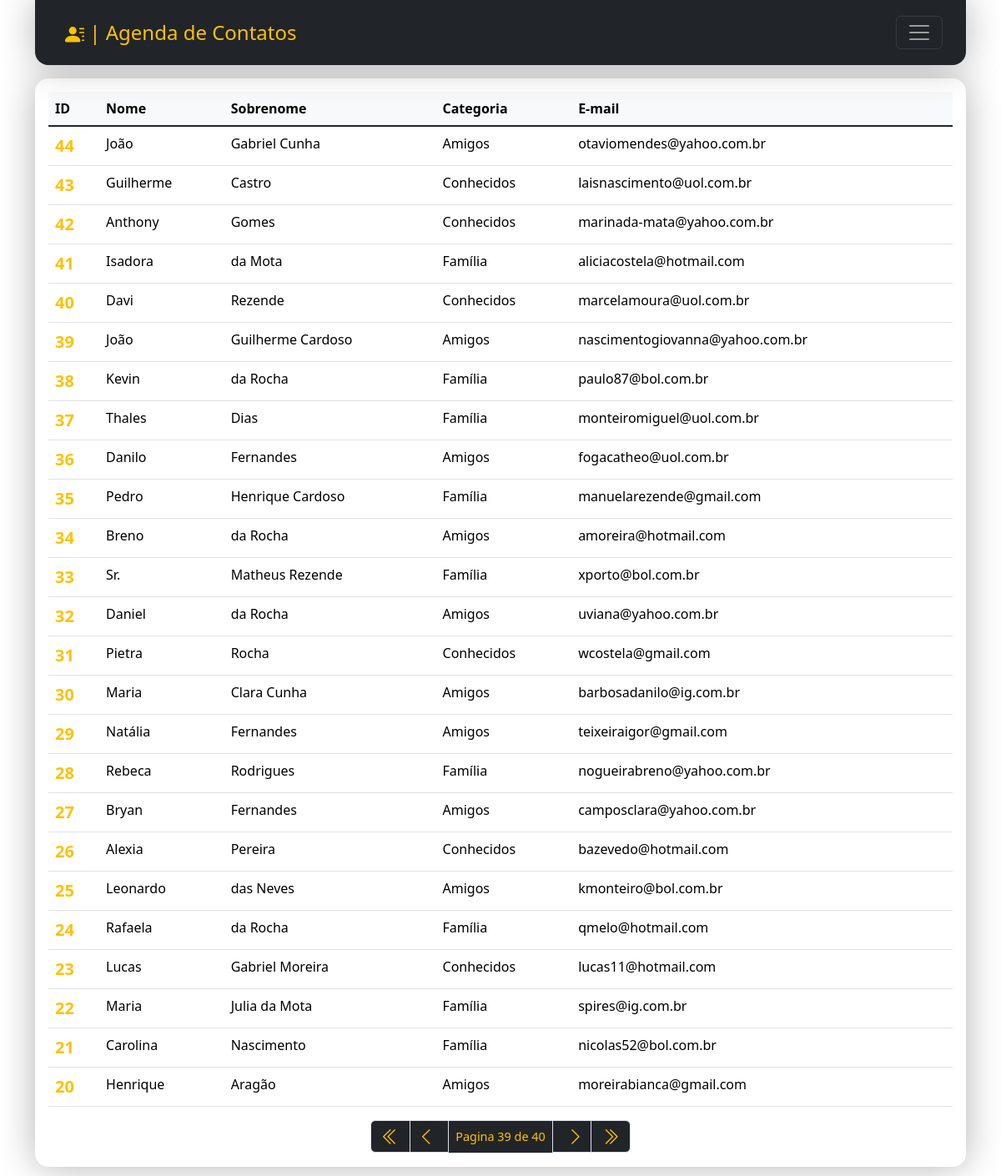
Page /?page=39&q= on the committed database.
### contact/models.py (models this page shows, shortened)
class Contact(models.Model):
    first_name = models.CharField(max_length=50)
    last_name = models.CharField(max_length=50, blank=True)
    phone = models.CharField(max_length=50)
    email = models.EmailField(max_length=254, blank=True)
    created_date = models.DateTimeField(default=timezone.now)
    description = models.TextField(blank=True)
    show = models.BooleanField(default=True)
    picture = models.ImageField(blank=True, upload_to='pictures/%Y/%m/')
    category = models.ForeignKey(
        Category,
        on_delete=models.SET_NULL,
        blank=True, null=True
    )
    owner = models.ForeignKey(
        User,
        on_delete=models.SET_NULL,
        blank=True, null=True
    )

class Category(models.Model):
    class Meta:
        verbose_name = 'Category'
        verbose_name_plural = 'Categories'
    name = models.CharField(max_length=50)
    def __str__(self) -> str:
        return self.name

### contact/views/contact_views.py (the view)
# urls.py: path('', views.index, name='index'),
def index(request):
    contacts = Contact.objects\
        .filter(show=True)\
        .order_by('-id')
    paginator = Paginator(contacts, 25)
    page_number = request.GET.get("page")
    page_obj = paginator.get_page(page_number)
    context = {
        'page_obj': page_obj,
        'site_title': 'Contatos',
    }
    return render(
        request,
        'contact/index.html',
        context
    )

### contact/templates/contact/index.html (shortened to what this page needs)
{% extends "global/base.html" %}
{% block corpo %}
<div class="w-100 mx-3 mt-3 table-responsive">
    {% if page_obj %}
    <table class=" table table-hover">
        <thead class="table-light">
          <tr>
            <th scope="col">ID</th>
            <th scope="col">Nome</th>
            <th scope="col">Sobrenome</th>
            <th scope="col">Categoria</th>
            <th scope="col">E-mail</th>
          </tr>
        </thead>
        <tbody class="table-group-divider">
            {% for contact in page_obj %}
                    <tr>
                        <th scope="row">
                            <a
                            class="link-warning link-offset-2 link-underline-opacity-0 link-underline-opacity-100-hover fs-5"
                            href=" {% url "contact:contact" contact.id %} "
                            >
                                {{contact.id}}
                            </a>
                        </th>
                        <td>
                            {{contact.first_name}}
                        </td>
                        <td>
                            {{contact.last_name}}
                        </td>
                        <td>
                            {{contact.category}}
                        </td>
                        <td>
                            {{contact.email}}
                        </td>
                    </tr>
            {% endfor %}
        </tbody>
      </table>
{% endif %}
{% endblock corpo %}

### rows in the picture
Contact: id "44", first_name "João", last_name "Gabriel Cunha", category "Amigos", email "otaviomendes@yahoo.com.br"
Contact: id "43", first_name "Guilherme", last_name "Castro", category "Conhecidos", email "laisnascimento@uol.com.br"
Contact: id "42", first_name "Anthony", last_name "Gomes", category "Conhecidos", email "marinada-mata@yahoo.com.br"
Contact: id "41", first_name "Isadora", last_name "da Mota", category "Família", email "aliciacostela@hotmail.com"
Contact: id "40", first_name "Davi", last_name "Rezende", category "Conhecidos", email "marcelamoura@uol.com.br"
Contact: id "39", first_name "João", last_name "Guilherme Cardoso", category "Amigos", email "nascimentogiovanna@yahoo.com.br"
Contact: id "38", first_name "Kevin", last_name "da Rocha", category "Família", email "paulo87@bol.com.br"
Contact: id "37", first_name "Thales", last_name "Dias", category "Família", email "monteiromiguel@uol.com.br"
Contact: id "36", first_name "Danilo", last_name "Fernandes", category "Amigos", email "fogacatheo@uol.com.br"
Contact: id "35", first_name "Pedro", last_name "Henrique Cardoso", category "Família", email "manuelarezende@gmail.com"
Contact: id "34", first_name "Breno", last_name "da Rocha", category "Amigos", email "amoreira@hotmail.com"
Contact: id "33", first_name "Sr.", last_name "Matheus Rezende", category "Família", email "xporto@bol.com.br"
Contact: id "32", first_name "Daniel", last_name "da Rocha", category "Amigos", email "uviana@yahoo.com.br"
Contact: id "31", first_name "Pietra", last_name "Rocha", category "Conhecidos", email "wcostela@gmail.com"
Contact: id "30", first_name "Maria", last_name "Clara Cunha", category "Amigos", email "barbosadanilo@ig.com.br"
Contact: id "29", first_name "Natália", last_name "Fernandes", category "Amigos", email "teixeiraigor@gmail.com"
Contact: id "28", first_name "Rebeca", last_name "Rodrigues", category "Família", email "nogueirabreno@yahoo.com.br"
Contact: id "27", first_name "Bryan", last_name "Fernandes", category "Amigos", email "camposclara@yahoo.com.br"
Contact: id "26", first_name "Alexia", last_name "Pereira", category "Conhecidos", email "bazevedo@hotmail.com"
Contact: id "25", first_name "Leonardo", last_name "das Neves", category "Amigos", email "kmonteiro@bol.com.br"
Contact: id "24", first_name "Rafaela", last_name "da Rocha", category "Família", email "qmelo@hotmail.com"
Contact: id "23", first_name "Lucas", last_name "Gabriel Moreira", category "Conhecidos", email "lucas11@hotmail.com"
Contact: id "22", first_name "Maria", last_name "Julia da Mota", category "Família", email "spires@ig.com.br"
Contact: id "21", first_name "Carolina", last_name "Nascimento", category "Família", email "nicolas52@bol.com.br"
Contact: id "20", first_name "Henrique", last_name "Aragão", category "Amigos", email "moreirabianca@gmail.com"

### other values in the picture
{{ page_obj.number }} "39"
{{ page_obj.paginator.num_pages }} "40"
